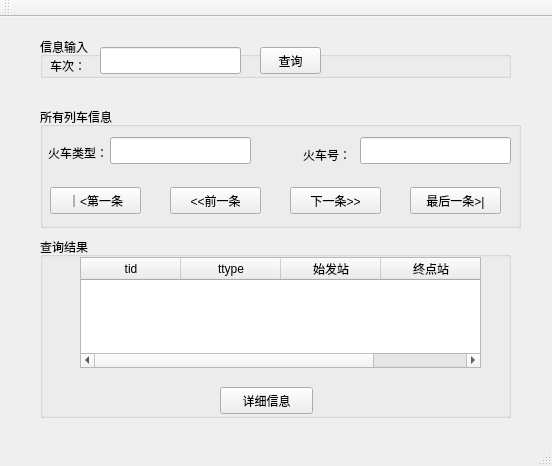
<?xml version="1.0" encoding="UTF-8"?>
<ui version="4.0">
 <class>MainWindow</class>
 <widget class="QMainWindow" name="MainWindow">
  <property name="geometry">
   <rect>
    <x>0</x>
    <y>0</y>
    <width>552</width>
    <height>466</height>
   </rect>
  </property>
  <property name="windowTitle">
   <string>火车车次查询系统</string>
  </property>
  <widget class="QWidget" name="centralWidget">
   <widget class="QGroupBox" name="groupBox">
    <property name="geometry">
     <rect>
      <x>40</x>
      <y>20</y>
      <width>471</width>
      <height>41</height>
     </rect>
    </property>
    <property name="autoFillBackground">
     <bool>true</bool>
    </property>
    <property name="title">
     <string>信息输入</string>
    </property>
    <property name="flat">
     <bool>true</bool>
    </property>
    <widget class="QLineEdit" name="Tra_Num_Line">
     <property name="geometry">
      <rect>
       <x>60</x>
       <y>10</y>
       <width>141</width>
       <height>27</height>
      </rect>
     </property>
    </widget>
    <widget class="QLabel" name="label">
     <property name="geometry">
      <rect>
       <x>10</x>
       <y>20</y>
       <width>41</width>
       <height>17</height>
      </rect>
     </property>
     <property name="text">
      <string>车次：</string>
     </property>
    </widget>
    <widget class="QPushButton" name="CheckBtn">
     <property name="geometry">
      <rect>
       <x>220</x>
       <y>10</y>
       <width>61</width>
       <height>27</height>
      </rect>
     </property>
     <property name="text">
      <string>查询</string>
     </property>
    </widget>
   </widget>
   <widget class="QGroupBox" name="groupBox_2">
    <property name="geometry">
     <rect>
      <x>40</x>
      <y>220</y>
      <width>471</width>
      <height>181</height>
     </rect>
    </property>
    <property name="autoFillBackground">
     <bool>true</bool>
    </property>
    <property name="title">
     <string>查询结果</string>
    </property>
    <property name="flat">
     <bool>false</bool>
    </property>
    <widget class="QPushButton" name="DetailBtn">
     <property name="geometry">
      <rect>
       <x>180</x>
       <y>150</y>
       <width>93</width>
       <height>27</height>
      </rect>
     </property>
     <property name="text">
      <string>详细信息</string>
     </property>
    </widget>
    <widget class="QTableWidget" name="tableWidget">
     <property name="geometry">
      <rect>
       <x>40</x>
       <y>20</y>
       <width>401</width>
       <height>111</height>
      </rect>
     </property>
     <column>
      <property name="text">
       <string>tid</string>
      </property>
     </column>
     <column>
      <property name="text">
       <string>ttype</string>
      </property>
     </column>
     <column>
      <property name="text">
       <string>始发站</string>
      </property>
     </column>
     <column>
      <property name="text">
       <string>终点站</string>
      </property>
     </column>
    </widget>
   </widget>
   <widget class="QGroupBox" name="groupBox_3">
    <property name="geometry">
     <rect>
      <x>40</x>
      <y>90</y>
      <width>481</width>
      <height>121</height>
     </rect>
    </property>
    <property name="autoFillBackground">
     <bool>true</bool>
    </property>
    <property name="title">
     <string>所有列车信息</string>
    </property>
    <property name="flat">
     <bool>true</bool>
    </property>
    <widget class="QLabel" name="label_2">
     <property name="geometry">
      <rect>
       <x>8</x>
       <y>37</y>
       <width>62</width>
       <height>17</height>
      </rect>
     </property>
     <property name="text">
      <string>火车类型：</string>
     </property>
    </widget>
    <widget class="QLabel" name="label_3">
     <property name="geometry">
      <rect>
       <x>263</x>
       <y>38</y>
       <width>51</width>
       <height>20</height>
      </rect>
     </property>
     <property name="text">
      <string>火车号：</string>
     </property>
    </widget>
    <widget class="QLineEdit" name="Ttype_LineEdit">
     <property name="geometry">
      <rect>
       <x>70</x>
       <y>30</y>
       <width>141</width>
       <height>27</height>
      </rect>
     </property>
    </widget>
    <widget class="QLineEdit" name="Tid_LineEdit">
     <property name="geometry">
      <rect>
       <x>320</x>
       <y>30</y>
       <width>151</width>
       <height>27</height>
      </rect>
     </property>
    </widget>
    <widget class="QPushButton" name="FirstBtn">
     <property name="geometry">
      <rect>
       <x>10</x>
       <y>80</y>
       <width>91</width>
       <height>27</height>
      </rect>
     </property>
     <property name="text">
      <string>｜&lt;第一条</string>
     </property>
    </widget>
    <widget class="QPushButton" name="PrevBtn">
     <property name="geometry">
      <rect>
       <x>130</x>
       <y>80</y>
       <width>91</width>
       <height>27</height>
      </rect>
     </property>
     <property name="text">
      <string>&lt;&lt;前一条</string>
     </property>
    </widget>
    <widget class="QPushButton" name="NextBtn">
     <property name="geometry">
      <rect>
       <x>250</x>
       <y>80</y>
       <width>91</width>
       <height>27</height>
      </rect>
     </property>
     <property name="text">
      <string>下一条&gt;&gt;</string>
     </property>
    </widget>
    <widget class="QPushButton" name="LastBtn">
     <property name="geometry">
      <rect>
       <x>370</x>
       <y>80</y>
       <width>91</width>
       <height>27</height>
      </rect>
     </property>
     <property name="text">
      <string>最后一条&gt;|</string>
     </property>
    </widget>
   </widget>
  </widget>
  <widget class="QMenuBar" name="menuBar">
   <property name="geometry">
    <rect>
     <x>0</x>
     <y>0</y>
     <width>552</width>
     <height>25</height>
    </rect>
   </property>
  </widget>
  <widget class="QToolBar" name="mainToolBar">
   <attribute name="toolBarArea">
    <enum>TopToolBarArea</enum>
   </attribute>
   <attribute name="toolBarBreak">
    <bool>false</bool>
   </attribute>
  </widget>
  <widget class="QStatusBar" name="statusBar"/>
 </widget>
 <layoutdefault spacing="6" margin="11"/>
 <resources/>
 <connections/>
</ui>
